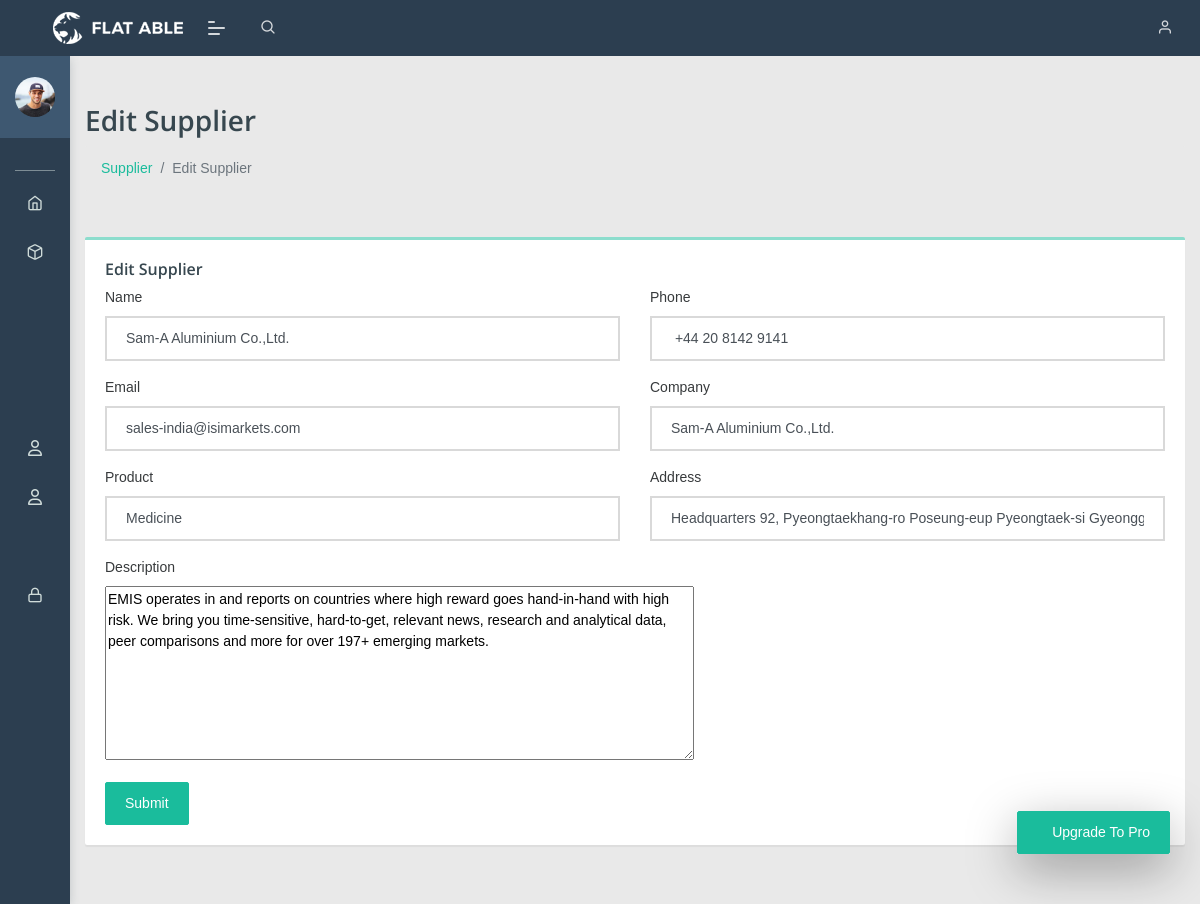
Screenshot of /edit-suplier/1/ (signed in) with the database file from the repository.
### Pharmacey_App/models.py (models this page shows, shortened)
class Suplier(models.Model):
    name = models.CharField(max_length=160)
    email = models.EmailField()
    phone = models.CharField(max_length=20)
    company = models.CharField(max_length=150)
    address = models.CharField(max_length=560)
    product = models.CharField(max_length=160)
    description = models.TextField()

### Pharmacey_App/views.py (the view)
# urls.py: path('edit-suplier/<id>/', views.Edit_Suplier, name='edit_suplier'),
@login_required()
def Edit_Suplier(request, id):
    suplier = Suplier.objects.get(id=id)
    context = {
       'suplier':suplier
    }
    return render(request, 'HOD/edit_suplier.html', context)

### templates/HOD/edit_suplier.html (shortened to what this page needs)
{% extends "base.html" %}
{% load static %}
{% block body_block %}
<div class="page-wrapper">
    <div class="content container-fluid">
       <div class="page-header">
          <div class="row align-items-center">
             <div class="col">
                <h3 class="page-title">Edit Supplier</h3>
                <ul class="breadcrumb">
                   <li class="breadcrumb-item"><a href="students.html">Supplier</a></li>
                   <li class="breadcrumb-item active">Edit Supplier</li>
                </ul>
             </div>
          </div>
       </div>
       <div class="row">
          <div class="col-sm-12">
             <div class="card">
                <div class="card-body">
                   <form method="POST" action="{% url 'Pharmacey_App:Update_Suppplier' %}">
                      <div class="row">
                         <div class="col-12">
                            <h5 class="form-title"><span>Edit Supplier</span></h5>
                         </div>
                         <div class="col-12 col-sm-6">
                            <div class="form-group">
                               <label>Name</label>
                               <input type="text" value="{{suplier.name}}"  name="name" class="form-control">
                            </div>
                         </div>
                         <div class="col-12 col-sm-6">
                            <div class="form-group">
                               <label>Phone</label>
                               <input type="text" value="{{suplier.phone}}" name="phone" class="form-control">
                            </div>
                         </div>
                         <div class="col-12 col-sm-6">
                            <div class="form-group">
                               <label>Email</label>
                               <input type="text" value="{{suplier.email}}" name="email" class="form-control">
                            </div>
                         </div>
                         <div class="col-12 col-sm-6">
                            <div class="form-group">
                               <label>Company</label>
                               <input type="text" value="{{suplier.company}}" name="company" class="form-control">
                            </div>
                         </div>
                         <div class="col-12 col-sm-6">
                            <div class="form-group">
                               <label>Product</label>
                               <input type="text" value="{{suplier.product}}" name="product" class="form-control">
                            </div>
                         </div>
                         <div class="col-12 col-sm-6">
                            <div class="form-group">
                               <label>Address</label>
                               <div>
                                  <input type="text" value="{{suplier.address}}" name="address" class="form-control">
                               </div>
                            </div>
                         </div>
                         <div class="col-12 col-sm-6">
                            <div class="form-group">
                               <label>Description</label>
                               <textarea name="description" name="description" id="" cols="70" rows="8">{{suplier.description}}</textarea>
                            </div>
                         </div>
                         <div class="col-12">
                            <button type="submit" class="btn btn-primary">Submit</button>
                         </div>
                      </div>
                   </form>
                </div>
             </div>
          </div>
       </div>
    </div>
 </div>
</div>
{%endblock%}

### rows the page displays
Suplier: name "Sam-A Aluminium Co.,Ltd.", phone "+44 20 8142 9141", email "sales-india@isimarkets.com", company "Sam-A Aluminium Co.,Ltd.", product "Medicine", address "Headquarters 92, Pyeongtaekhang-ro Poseung-eup Pyeongtaek-si Gyeonggi", description "EMIS operates in and reports on countries where high reward goes hand-in-hand with high risk. We bring you time-sensitive, hard-to-get, relevant news, research and analytical data, peer comparisons and more for over 197+ emerging markets."
